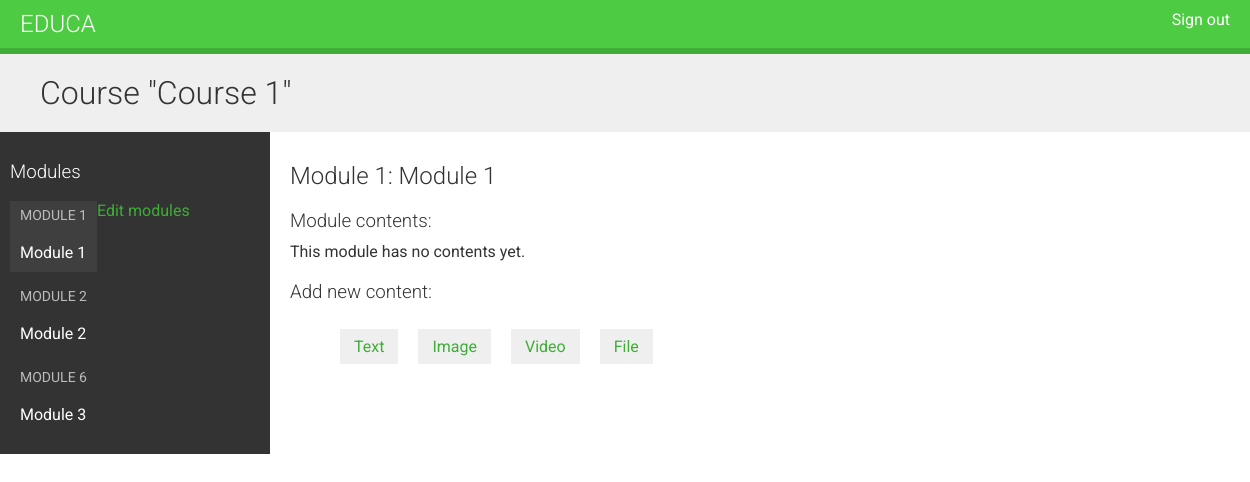
/course/module/1/ (signed in), run on an earlier commit of the app's database.
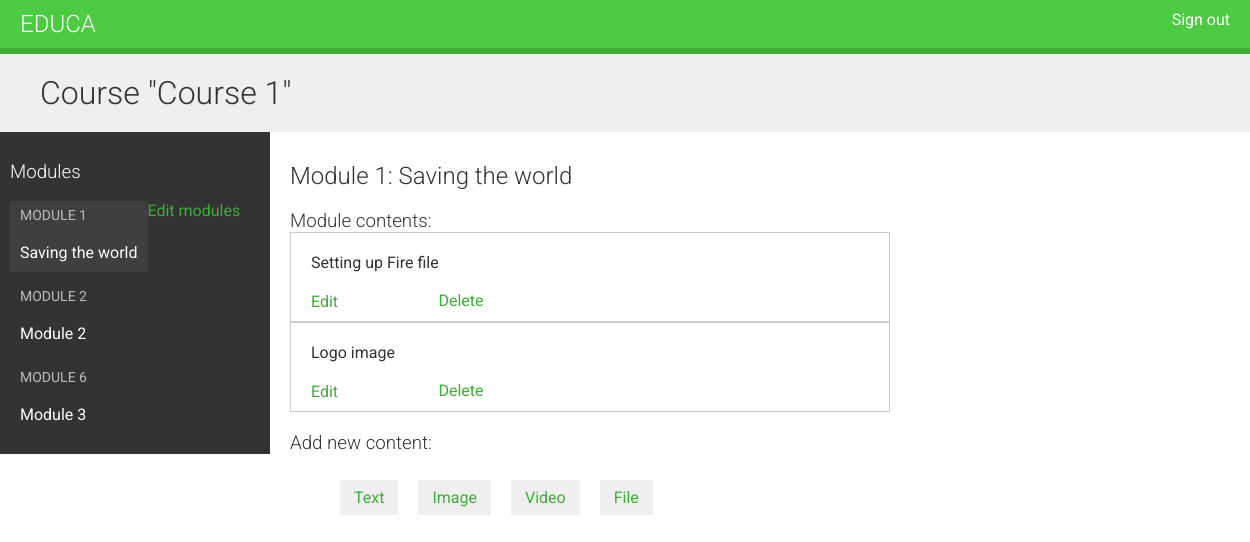
And on a later commit of the database.
### courses/models.py (models this page shows, shortened)
class Module(models.Model):
    course = models.ForeignKey(Course, related_name="modules", on_delete=models.CASCADE)
    title = models.CharField(max_length=200)
    description = models.TextField(blank=True)
    order = OrderField(blank=True, for_fields=["course"])
    class Meta:
        ordering = ["order"]

class Content(models.Model):
    module = models.ForeignKey(
        Module, related_name="contents", on_delete=models.CASCADE
    )
    content_type = models.ForeignKey(
        ContentType,
        on_delete=models.CASCADE,
        limit_choices_to={"model__in": ("text", "video", "image", "file")},
    )
    object_id = models.PositiveIntegerField()
    item = GenericForeignKey("content_type", "object_id")
    order = OrderField(blank=True, for_fields=["module"])
    class Meta:
        ordering = ["order"]

class ItemBase(models.Model):
    owner = models.ForeignKey(
        User, related_name="%(class)s_related", on_delete=models.CASCADE
    )
    title = models.CharField(max_length=250)
    created = models.DateTimeField(auto_now_add=True)
    updated = models.DateTimeField(auto_now=True)
    class Meta:
        abstract = True
    def __str__(self):
        return self.title

class File(ItemBase):
    file = models.FileField(upload_to="files")

class Image(ItemBase):
    file = models.FileField(upload_to="images")

### courses/views.py (the view)
class ModuleContentListView(TemplateResponseMixin, View):
    template_name = "courses/manage/module/content_list.html"
    def get(self, request, module_id):
        module = get_object_or_404(Module, id=module_id, course__owner=request.user)
        return self.render_to_response({"module": module})

### courses/templatetags/course.py (called while the page is built)
@register.filter
def model_name(obj):
    try:
        return obj._meta.model_name
    except AttributeError:
        return None

### courses/templates/courses/manage/module/content_list.html (shortened to what this page needs)
{% extends 'base.html' %}
{% load course %}
{% block content %}
  {% with module.course as course %}
    <h1>Course "{{ course.title }}"</h1>
    <div class="contents">
      <h3>Modules</h3>
      <ul class="modules">
        {% for m in course.modules.all %}
          <li data-id="{{ m.id }}" {% if m == module %}class="selected"{% endif %}>
            <a href="{% url 'module_content_list' m.id %}">
              <span>
                Module <span class="order">{{ m.order|add:1 }}</span>
              </span>
            </a>
            <br>
            {{ m.title }}
          </li>
        {% empty %}
          <li>No modules yet.</li>
        {% endfor %}
      </ul>
      <p>
        <a href="{% url 'course_module_update' course.id %}">Edit modules</a>
      </p>
    </div>
    <div class="module">
      <h2>Module {{ module.order|add:1 }}: {{ module.title }}</h2>
      <h3>Module contents:</h3>
      <div id="module-contents">
        {% for content in module.contents.all %}
          <div data-id="{{ content.id }}">
            {% with content.item as item %}
              <p>{{ item }} {{ item|model_name }}</p>
              <a href="{% url 'module_content_update' module.id item|model_name item.id %}">Edit</a>
              <form action="{% url 'module_content_delete' content.id %}" method="post">
                <input type="submit" value="Delete">
              </form>
            {% endwith %}
          </div>
        {% empty %}
          <p>This module has no contents yet.</p>
        {% endfor %}
      </div>
      <h3>Add new content:</h3>
      <ul class="content-types">
        <li>
          <a href="{% url 'module_content_create' module.id 'text' %}">Text</a>
        </li>
        <li>
          <a href="{% url 'module_content_create' module.id 'image' %}">Image</a>
        </li>
        <li>
          <a href="{% url 'module_content_create' module.id 'video' %}">Video</a>
        </li>
        <li>
          <a href="{% url 'module_content_create' module.id 'file' %}">File</a>
        </li>
      </ul>
    </div>
  {% endwith %}
{% endblock content %}

What changed in the data, as far as the page shows it:
changed Module: title "Module 1" → "Saving the world"
added Content: item "Setting up Fire", item|model_name "file"
added Content: item "Logo", item|model_name "image"
Also different on the page:
text no longer shown: "This module has no contents yet."
